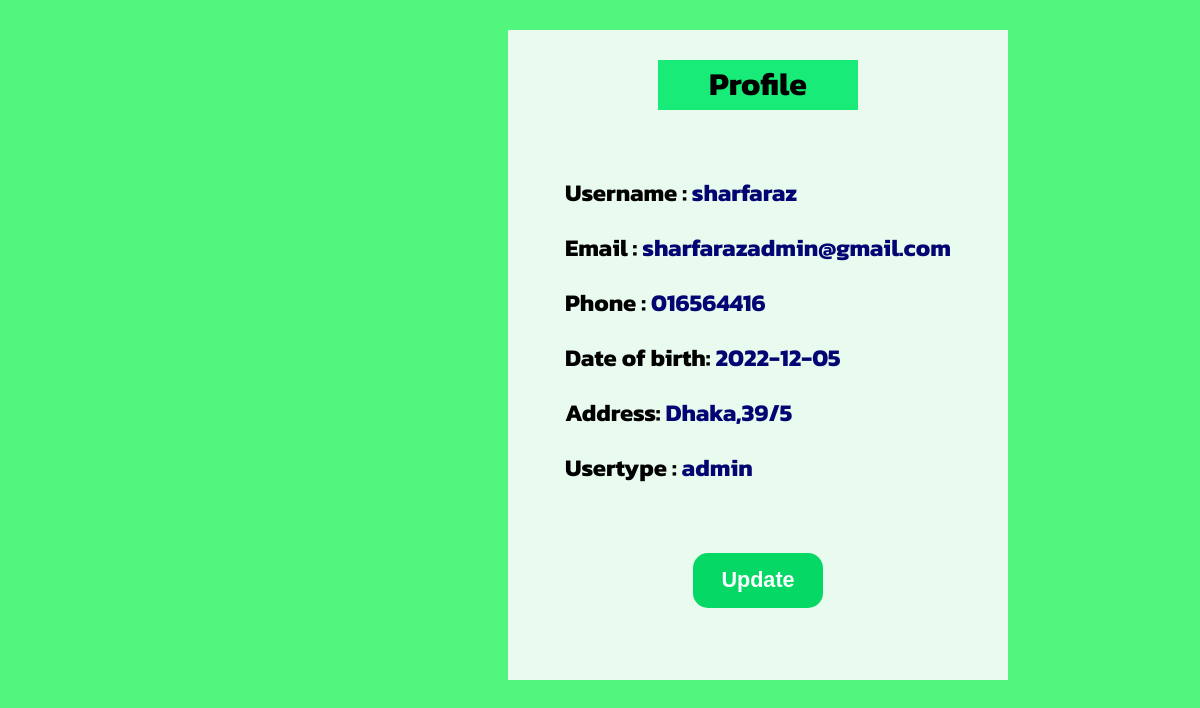
Screenshot of /view/profile.php (signed in) with the database file from the repository.
### tables this page shows
CREATE TABLE `users` (
  `id` int(100) NOT NULL,
  `username` varchar(100) NOT NULL,
  `email` varchar(100) NOT NULL,
  `phone` varchar(100) NOT NULL,
  `dob` varchar(100) NOT NULL,
  `address` varchar(150) NOT NULL,
  `usertype` varchar(100) NOT NULL,
  `userpassword` varchar(100) NOT NULL,
  `confirmpassword` varchar(100) NOT NULL
);

### View/profile.php (the view, shortened to what this page needs)
<?php
if (isset($_SESSION['flag'])) {
    $conn = getConnection();
    $email = $_SESSION['email'];
    $sql = "select * from users where email='$email'";
    $result = mysqli_query($conn, $sql);
    $row = mysqli_fetch_assoc($result);
?>
    <!DOCTYPE html>
    <html lang="en">
    <head>
        <link rel="stylesheet" href="../View/profile1.css">
    </head>
    <body>
        <div class="card">
            <div class="">
                <center>
                    <h1>Profile</h1>
                </center><br>
                <h2>Username : <span id="hoho"><?= $row['username'] ?></span> </h2>
                <h2>Email : <span id="hoho"><?= $row['email'] ?></span> </h2>
                <h2>Phone : <span id="hoho"><?= $row['phone'] ?></span> </h2>
                <h2>Date of birth: <span id="hoho"> <?= $row['dob'] ?></span> </h2>
                <h2>Address: <span id="hoho"><?= $row['address'] ?></span> </h2>
                <h2>Usertype : <span id="hoho"><?= $row['usertype'] ?></span> </h2>
                <br><br>
                <center><button><a href="../view/updateprofile.php?edit=<?php echo $row['id']; ?>">Update</a></button></center>
            </div>
        </div>
    </body>
    </html>
<?php
}
?>

### View/profile1.css (style rules this page uses)
.card { margin-top: 30px; height: 650px; width: 500px; background-color: rgb(233, 251, 238); display: flex; justify-content: center; margin-left: 500PX; }
body { background-color:hsl(136, 90%, 64%); font-family: 'Kanit', sans-serif; }
#hoho { color: rgb(4, 4, 114); }
h1 { margin-top: 30px; height: 50PX; width: 200px; background-color: rgb(24, 235, 119); }
button { background-color: rgb(6, 216, 101); border: none; height: 55px; width: 130px; border-radius: 15px; color: rgb(255, 255, 255); font-size: large; font-weight: bold; }
button a { color: #fbfffe; text-decoration: none; font-size: larger; }

### rows the page displays
users: username "sharfaraz", email "sharfarazadmin@gmail.com", phone "016564416", dob "2022-12-05", address "Dhaka,39/5", usertype "admin"
